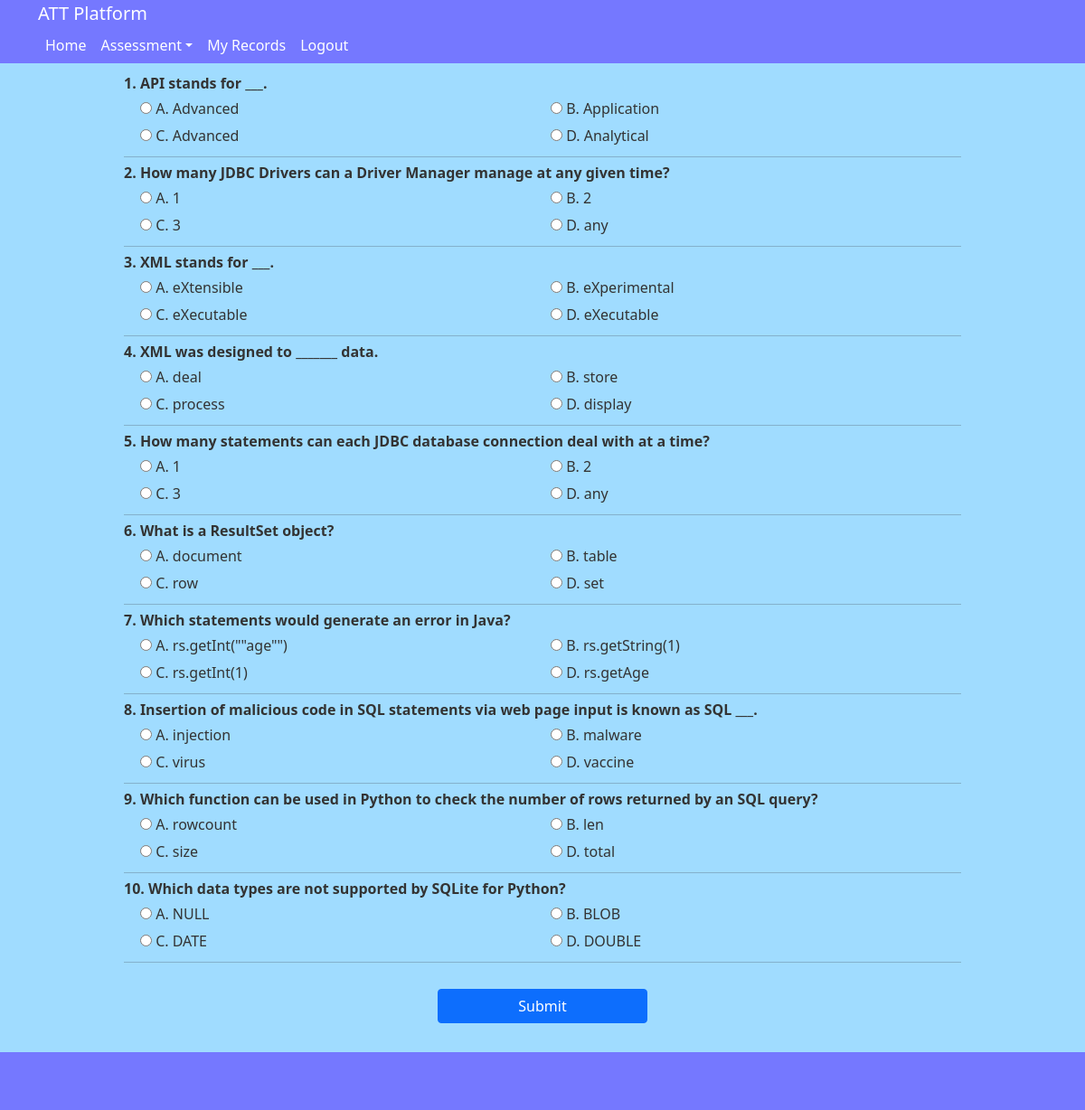
The page /examine/1 (signed in) on the database its author committed.
### models.py (models this page shows)
class Question(db.Model):
    __tablename__='question'
    id = db.Column(db.Integer, primary_key=True, autoincrement = True)
    question = db.Column(db.String(500), unique=True)
    option1 = db.Column(db.String(200))
    option2 = db.Column(db.String(200))
    option3 = db.Column(db.String(200))
    option4 = db.Column(db.String(200))
    answer = db.Column(db.String(10))
    explain = db.Column(db.Text)
    status = db.Column(db.Boolean, default=True)
    create_dt = db.Column(db.DateTime, default=datetime.now)

### app.py (the view)
@app.route('/examine/<id>', methods=['GET', 'POST'])
@require_login
def examine(id):
    assessment = Assessment.query.filter_by(id = id).first()
    if assessment.category == 'summative':
        record = History.query.filter_by(assessment_id = assessment.id, student_name = session.get('username')).first()
        if record:
            flash('This assessment only for one time, time, you have examine it already!', 'danger')
            return redirect(url_for("assessments"))
    question_ids = [int(qid) for qid in assessment.question_ids.split(",")]
    questions = Question.query.filter(Question.id.in_(question_ids)).all()
    answers = [quesiton.answer for quesiton in questions]
    if request.method == 'POST':
        try:
            reply_1 = request.form.get('reply_1')
            reply_2 = request.form.get('reply_2')
            reply_3 = request.form.get('reply_3')
            reply_4 = request.form.get('reply_4')
            reply_5 = request.form.get('reply_5')
            reply_6 = request.form.get('reply_6')
            reply_7 = request.form.get('reply_7')
            reply_8 = request.form.get('reply_8')
            reply_9 = request.form.get('reply_9')
            reply_10 = request.form.get('reply_10')
            replys = [reply_1, reply_2, reply_3, reply_4, reply_5, reply_6, reply_7, reply_8, reply_9, reply_10]
            records = History.query.filter_by(assessment_id = assessment.id, student_name = session['username']).all()
            score = 0
            times = 1
            if len(records) > 0:
                times = len(records) + 1
            for i in range(10):
                if replys[i] == answers[i]:
                    score += 10
            record = History(
                assessment_id = assessment.id,
                title = assessment.title,
                question_ids = assessment.question_ids,
                student_name = session['username'],
                replys = ",".join(replys),
                times = times,
                score = score,
                category = assessment.category
                )
            db.session.add(record)
            db.session.commit()
            flash('Examination is completed！', 'success')
        except Exception as e:
            print(e)
            flash('Exception, please try it later!','danger')
            return redirect(url_for("examine", id=id))
        return redirect(url_for("examine", id=id))
    else:
        return render_template('examine.html', assessment=assessment, questions=questions, question_ids=question_ids)

### utils.py (called while the page is built)
def require_login(func):
    @wraps(func)
    def inner_func(*args, **kwargs):
        if not 'username' in session:
            flash('Please login it firslty!', 'danger')
            return redirect(url_for('login'))
        return func(*args, **kwargs)
    return inner_func

### templates/examine.html (shortened to what this page needs)
{% extends "layout.html" %}
{% block content %}
<div class="row">
	<div class="col-10 m-auto">
		<form action="/examine/{{assessment.id}}" method="post">
			{% for question in questions %}
			<p style="font-weight: bold; margin-bottom: 4px;">{{ loop.index }}. {{ question.question | safe }}</p>
			<div class="row clearfix" >
				<div class="row clearfix squestion">
					<div class="col-md-6 column">
						<input type="radio" name="reply_{{loop.index}}" id="" value="A"> A. {{ question.option1 }}
					</div>
					<div class="col-md-6 column">
						<input type="radio" name="reply_{{loop.index}}" id="" value="B"> B. {{ question.option2 }}
					</div>
				</div>
				<div class="row clearfix squestion">
					<div class="col-md-6 column">
						<input type="radio" name="reply_{{loop.index}}" id="" value="C"> C. {{ question.option3 }}
					</div>
					<div class="col-md-6 column">
						<input type="radio" name="reply_{{loop.index}}" id="" value="D"> D. {{ question.option4 }}
					</div>
				</div>
			</div>
			<hr style="margin-top: 5px; margin-bottom: 5px;">
			{% endfor %}
			<br>
			<div class="text-center">
				<button class="btn btn-primary col-3" type="submit">Submit</button>
			</div>
			</form>
			<br>
			<br>
			<br>
			<br>
	</div>
</div>
{% endblock %}

### static/css/main.css (style rules this page uses)
body { background: #a0dcff; color: #333333; margin-top: 5rem; }
.squestion { height: 30px !important; padding-left: 30px !important; }

### rows shown on the page
Question: question "API stands for ___.", option1 "Advanced", option2 "Application", option3 "Advanced", option4 "Analytical"
Question: question "How many JDBC Drivers can a Driver Manager manage at any given time?", option1 "1", option2 "2", option3 "3", option4 "any"
Question: question "XML stands for ___.", option1 "eXtensible", option2 "eXperimental", option3 "eXecutable", option4 "eXecutable"
Question: question "XML was designed to _______ data.", option1 "deal", option2 "store", option3 "process", option4 "display"
Question: question "How many statements can each JDBC database connection deal with at a time?", option1 "1", option2 "2", option3 "3", option4 "any"
Question: question "What is a ResultSet object?", option1 "document", option2 "table", option3 "row", option4 "set"
Question: question "Which statements would generate an error in Java?", option1 "rs.getInt(\"\"age\"\")", option2 "rs.getString(1)", option3 "rs.getInt(1)", option4 "rs.getAge"
Question: question "Insertion of malicious code in SQL statements via web page input is known as SQL ___.", option1 "injection", option2 "malware", option3 "virus", option4 "vaccine"
Question: question "Which function can be used in Python to check the number of rows returned by an SQL query?", option1 "rowcount", option2 "len", option3 "size", option4 "total"
Question: question "Which data types are not supported by SQLite for Python?", option1 "NULL", option2 "BLOB", option3 "DATE", option4 "DOUBLE"
